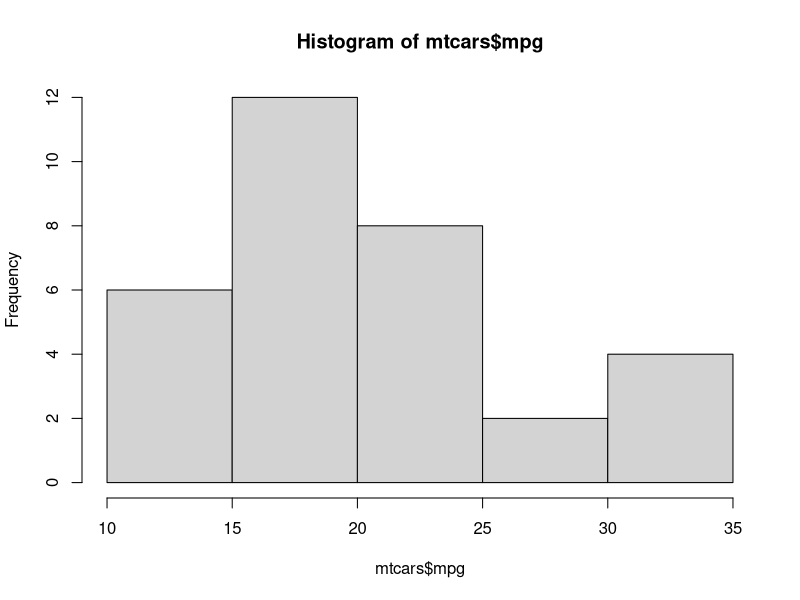
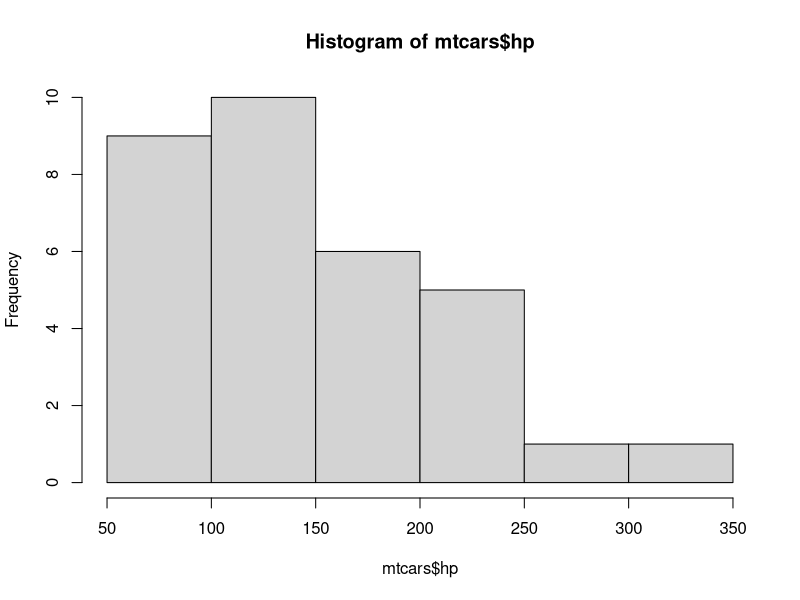
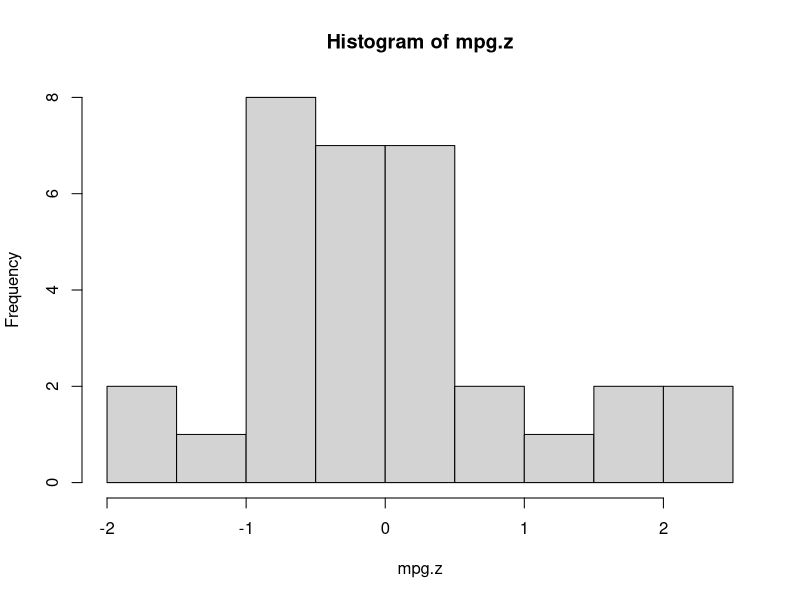
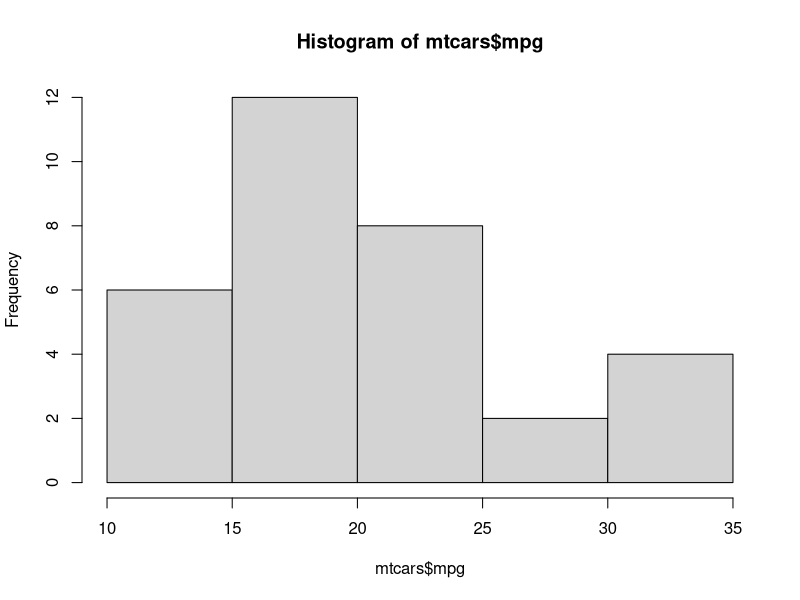
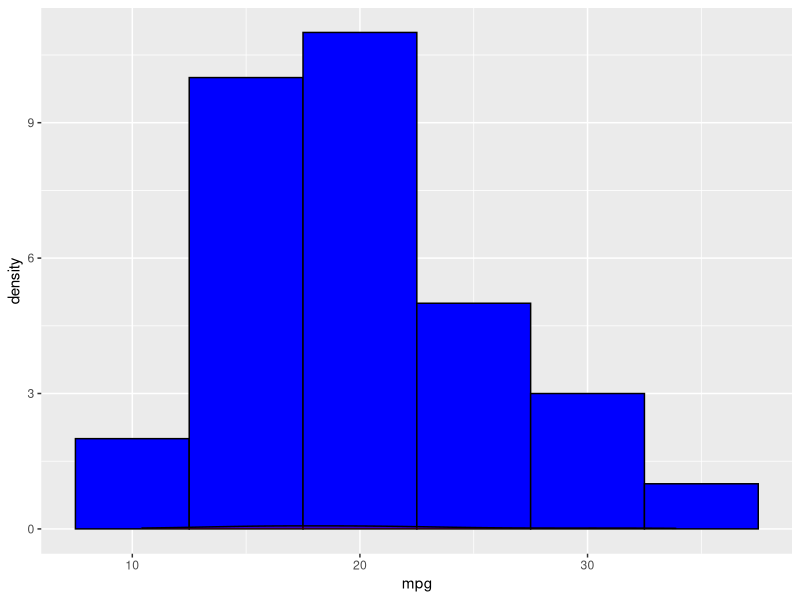
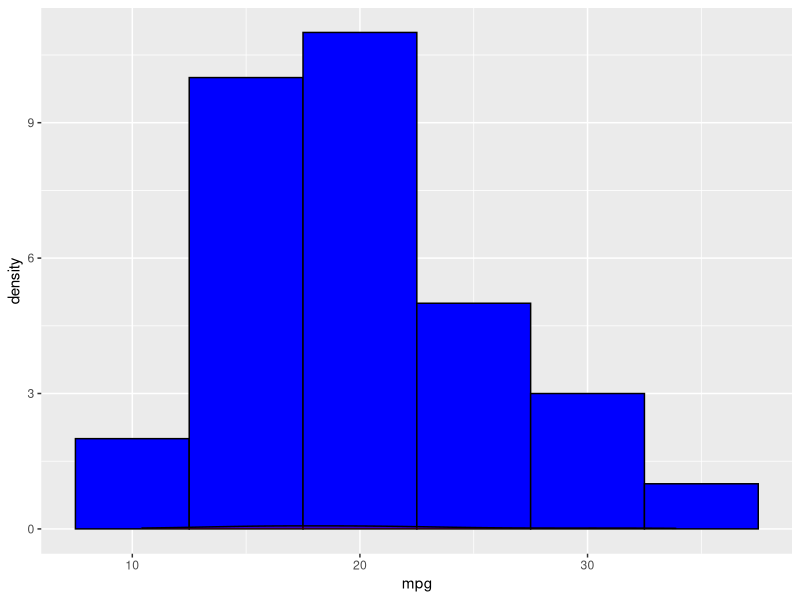
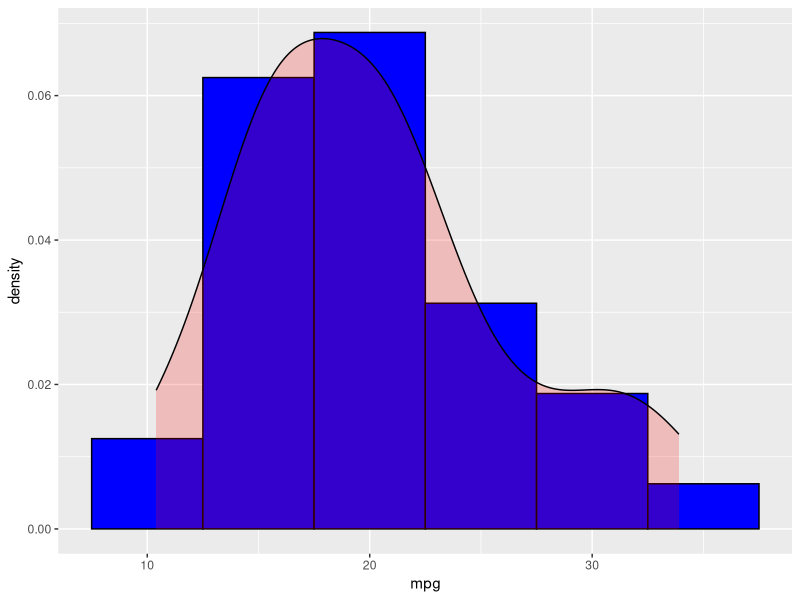

R code for these plots, in order:
## ---- chunk 1
library(psych)
data(mtcars)
describe(mtcars)
hist(mtcars$mpg)
hist(mtcars$hp)

## ---- chunk 2
mpg.z <- scale(mtcars$mpg)

hist(mpg.z)
hist(mtcars$mpg)

# create a histogram and density plot of mpg using ggplot
library(ggplot2)
ggplot(mtcars, aes(x=mpg)) + geom_histogram(binwidth=5, fill="blue", color="black") + geom_density(alpha=.2, fill="red")

# please overlay a density plot on the histogram
ggplot(mtcars, aes(x=mpg)) + geom_histogram(binwidth=5, fill="blue", color="black") + geom_density(alpha=.2, fill="red")

# fix the axes so that the density and histogram agree on the y axis
ggplot(mtcars, aes(x=mpg)) + geom_histogram(binwidth=5, fill="blue", color="black", aes(y=..density..)) + geom_density(alpha=.2, fill="red")



